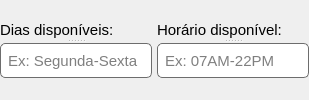
            <widget class="QFrame" name="frame_6">
             <property name="styleSheet">
              <string notr="true">margin: 0px;
padding: 0px;
border: transparent;</string>
             </property>
             <property name="frameShape">
              <enum>QFrame::StyledPanel</enum>
             </property>
             <property name="frameShadow">
              <enum>QFrame::Raised</enum>
             </property>
             <layout class="QHBoxLayout" name="horizontalLayout_9">
              <property name="spacing">
               <number>5</number>
              </property>
              <property name="leftMargin">
               <number>0</number>
              </property>
              <property name="topMargin">
               <number>0</number>
              </property>
              <property name="rightMargin">
               <number>0</number>
              </property>
              <property name="bottomMargin">
               <number>0</number>
              </property>
              <item>
               <widget class="QSplitter" name="splitter_8">
                <property name="sizePolicy">
                 <sizepolicy hsizetype="Preferred" vsizetype="Fixed">
                  <horstretch>0</horstretch>
                  <verstretch>0</verstretch>
                 </sizepolicy>
                </property>
                <property name="styleSheet">
                 <string notr="true">margin: 0px;
padding: 0px;
border: transparent;</string>
                </property>
                <property name="orientation">
                 <enum>Qt::Vertical</enum>
                </property>
                <widget class="QLabel" name="label_10">
                 <property name="sizePolicy">
                  <sizepolicy hsizetype="Preferred" vsizetype="Fixed">
                   <horstretch>0</horstretch>
                   <verstretch>0</verstretch>
                  </sizepolicy>
                 </property>
                 <property name="font">
                  <font>
                   <family>Leelawadee UI</family>
                   <pointsize>11</pointsize>
                   <weight>50</weight>
                   <italic>false</italic>
                   <bold>false</bold>
                  </font>
                 </property>
                 <property name="styleSheet">
                  <string notr="true">margin: 0px;
padding: 0px;
color: rgb(0, 0, 0);
border: transparent;</string>
                 </property>
                 <property name="text">
                  <string>Dias disponíveis:</string>
                 </property>
                </widget>
                <widget class="QLineEdit" name="txtDias">
                 <property name="minimumSize">
                  <size>
                   <width>0</width>
                   <height>35</height>
                  </size>
                 </property>
                 <property name="maximumSize">
                  <size>
                   <width>16777215</width>
                   <height>35</height>
                  </size>
                 </property>
                 <property name="font">
                  <font>
                   <family>Leelawadee UI</family>
                   <pointsize>11</pointsize>
                   <weight>50</weight>
                   <italic>false</italic>
                   <bold>false</bold>
                  </font>
                 </property>
                 <property name="styleSheet">
                  <string notr="true">padding: 5px;
color: rgb(0, 0, 0);
border: 1px solid rgb(109, 109, 109);
border-radius:5px;</string>
                 </property>
                 <property name="text">
                  <string/>
                 </property>
                 <property name="maxLength">
                  <number>25</number>
                 </property>
                 <property name="echoMode">
                  <enum>QLineEdit::Normal</enum>
                 </property>
                 <property name="placeholderText">
                  <string>Ex: Segunda-Sexta</string>
                 </property>
                 <property name="clearButtonEnabled">
                  <bool>true</bool>
                 </property>
                </widget>
               </widget>
              </item>
              <item>
               <widget class="QSplitter" name="splitter_9">
                <property name="sizePolicy">
                 <sizepolicy hsizetype="Preferred" vsizetype="Fixed">
                  <horstretch>0</horstretch>
                  <verstretch>0</verstretch>
                 </sizepolicy>
                </property>
                <property name="styleSheet">
                 <string notr="true">margin: 0px;
padding: 0px;
border: transparent;</string>
                </property>
                <property name="orientation">
                 <enum>Qt::Vertical</enum>
                </property>
                <widget class="QLabel" name="label_11">
                 <property name="sizePolicy">
                  <sizepolicy hsizetype="Preferred" vsizetype="Fixed">
                   <horstretch>0</horstretch>
                   <verstretch>0</verstretch>
                  </sizepolicy>
                 </property>
                 <property name="font">
                  <font>
                   <family>Leelawadee UI</family>
                   <pointsize>11</pointsize>
                   <weight>50</weight>
                   <italic>false</italic>
                   <bold>false</bold>
                  </font>
                 </property>
                 <property name="styleSheet">
                  <string notr="true">margin: 0px;
padding: 0px;
color: rgb(0, 0, 0);
border: transparent;</string>
                 </property>
                 <property name="text">
                  <string>Horário disponível:</string>
                 </property>
                </widget>
                <widget class="QLineEdit" name="txtHora">
                 <property name="minimumSize">
                  <size>
                   <width>0</width>
                   <height>35</height>
                  </size>
                 </property>
                 <property name="maximumSize">
                  <size>
                   <width>16777215</width>
                   <height>35</height>
                  </size>
                 </property>
                 <property name="font">
                  <font>
                   <family>Leelawadee UI</family>
                   <pointsize>11</pointsize>
                   <weight>50</weight>
                   <italic>false</italic>
                   <bold>false</bold>
                  </font>
                 </property>
                 <property name="styleSheet">
                  <string notr="true">padding: 5px;
color: rgb(0, 0, 0);
border: 1px solid rgb(109, 109, 109);
border-radius:5px;</string>
                 </property>
                 <property name="text">
                  <string/>
                 </property>
                 <property name="maxLength">
                  <number>10</number>
                 </property>
                 <property name="echoMode">
                  <enum>QLineEdit::Normal</enum>
                 </property>
                 <property name="placeholderText">
                  <string>Ex: 07AM-22PM</string>
                 </property>
                 <property name="clearButtonEnabled">
                  <bool>true</bool>
                 </property>
                </widget>
               </widget>
              </item>
             </layout>
            </widget>
